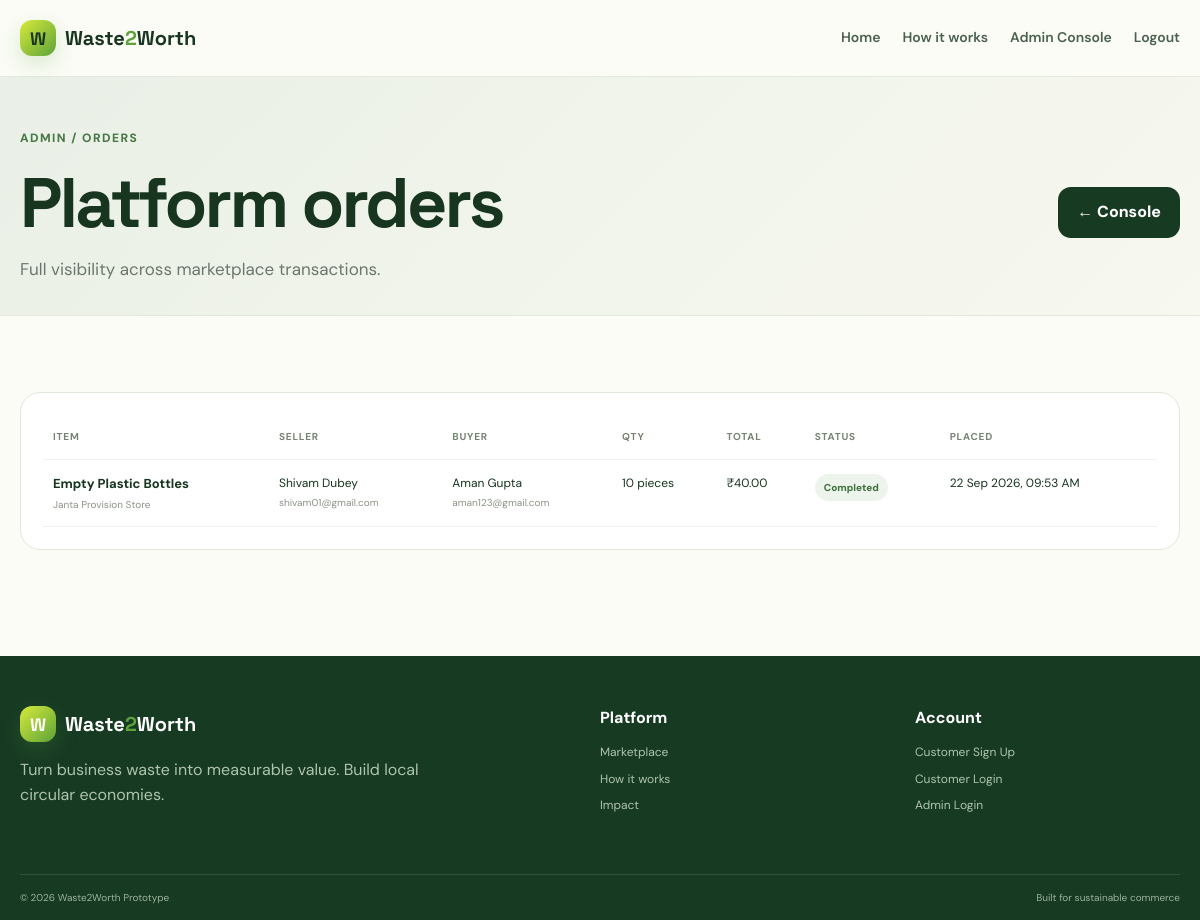
Page /admin/orders (signed in) on the committed database.
### tables this page shows
CREATE TABLE orders (
            id INTEGER PRIMARY KEY AUTOINCREMENT,
            listing_id INTEGER NOT NULL,
            buyer_id INTEGER NOT NULL,
            seller_store_id INTEGER NOT NULL,
            quantity REAL NOT NULL CHECK(quantity > 0),
            total_price REAL NOT NULL CHECK(total_price >= 0),
            status TEXT NOT NULL DEFAULT 'placed',
            created_at TEXT NOT NULL,
            FOREIGN KEY(listing_id) REFERENCES listings(id),
            FOREIGN KEY(buyer_id) REFERENCES users(id),
            FOREIGN KEY(seller_store_id) REFERENCES stores(id)
        );

CREATE TABLE listings (
            id INTEGER PRIMARY KEY AUTOINCREMENT,
            store_id INTEGER NOT NULL,
            item_name TEXT NOT NULL,
            category TEXT NOT NULL,
            about_item TEXT NOT NULL,
            quantity REAL NOT NULL CHECK(quantity > 0),
            unit TEXT NOT NULL,
            price REAL NOT NULL CHECK(price >= 0),
            image_filename TEXT,
            status TEXT NOT NULL DEFAULT 'active',
            created_at TEXT NOT NULL,
            updated_at TEXT NOT NULL,
            FOREIGN KEY(store_id) REFERENCES stores(id) ON DELETE CASCADE
        );

CREATE TABLE stores (
            id INTEGER PRIMARY KEY AUTOINCREMENT,
            user_id INTEGER UNIQUE NOT NULL,
            store_id TEXT UNIQUE NOT NULL,
            store_name TEXT NOT NULL,
            store_type TEXT NOT NULL,
            gst_id TEXT NOT NULL,
            license_no TEXT NOT NULL,
            address TEXT NOT NULL,
            city TEXT NOT NULL,
            pincode TEXT NOT NULL,
            owner_name TEXT NOT NULL,
            phone TEXT NOT NULL,
            created_at TEXT NOT NULL,
            FOREIGN KEY(user_id) REFERENCES users(id) ON DELETE CASCADE
        );

CREATE TABLE users (
            id INTEGER PRIMARY KEY AUTOINCREMENT,
            email TEXT UNIQUE NOT NULL,
            password_hash TEXT NOT NULL,
            name TEXT NOT NULL,
            phone TEXT,
            role TEXT NOT NULL CHECK(role IN ('customer','admin')) DEFAULT 'customer',
            is_blacklisted INTEGER NOT NULL DEFAULT 0,
            blacklist_reason TEXT,
            created_at TEXT NOT NULL
        );

### app.py (the view)
@app.route("/admin/orders")
@admin_required
def admin_orders():
    rows = query_db(
        """
        SELECT o.*, l.item_name, l.unit, s.store_name, s.store_id public_store_id,
               su.name seller_name, su.email seller_email, bu.name buyer_name, bu.email buyer_email
        FROM orders o JOIN listings l ON l.id=o.listing_id JOIN stores s ON s.id=o.seller_store_id
        JOIN users su ON su.id=s.user_id JOIN users bu ON bu.id=o.buyer_id ORDER BY o.created_at DESC
        """
    )
    return render_template("admin_orders.html", orders=rows)

### app.py (called while the page is built)
def get_db() -> sqlite3.Connection:
    if "db" not in g:
        db = sqlite3.connect(app.config["DATABASE"])
        db.row_factory = sqlite3.Row
        db.execute("PRAGMA foreign_keys = ON")
        g.db = db
    return g.db

def query_db(query: str, args=(), one: bool = False):
    cur = get_db().execute(query, args)
    rows = cur.fetchall()
    cur.close()
    if one:
        return rows[0] if rows else None
    return rows

def current_user():
    if "user_id" not in session:
        return None
    user = query_db("SELECT * FROM users WHERE id = ?", (session["user_id"],), one=True)
    return user

def admin_required(fn):
    @wraps(fn)
    def wrapper(*args, **kwargs):
        user = current_user()
        if not user or user["role"] != "admin":
            flash("Admin login required.", "warning")
            return redirect(url_for("admin_login", next=request.path))
        return fn(*args, **kwargs)
    return wrapper

def money(v: float) -> str:
    return f"₹{v:,.2f}"

@app.template_filter("money")
def money_filter(value):
    try:
        return money(float(value))
    except Exception:
        return "₹0.00"

@app.template_filter("datetime_short")
def datetime_short(value: str) -> str:
    try:
        return datetime.fromisoformat(value.replace("Z", "")).strftime("%d %b %Y, %I:%M %p")
    except Exception:
        return value

@app.context_processor
def inject_globals():
    user = current_user()
    store = None
    if user and user["role"] == "customer":
        store = query_db("SELECT * FROM stores WHERE user_id = ?", (user["id"],), one=True)
    return {
        "current_user": user,
        "current_store": store,
        "categories": ["cardboard", "paper", "plastic", "glass", "metal", "textile", "organic", "e-waste", "other"],
        "material_factors": MATERIAL_FACTORS,
    }

### templates/admin_orders.html (shortened to what this page needs)
{% extends 'base.html' %}
{% block content %}
<section class="admin-head"><div class="container page-head-row"><div><span class="eyebrow">Admin / Orders</span><h1>Platform orders</h1><p>Full visibility across marketplace transactions.</p></div><a class="btn btn-dark" href="{{ url_for('admin_dashboard') }}">← Console</a></div></section>
<section class="container section"><div class="panel"><div class="table-wrap"><table><thead><tr><th>Item</th><th>Seller</th><th>Buyer</th><th>Qty</th><th>Total</th><th>Status</th><th>Placed</th></tr></thead><tbody>{% for o in orders %}<tr><td><strong>{{ o.item_name }}</strong><small>{{ o.store_name }}</small></td><td>{{ o.seller_name }}<small>{{ o.seller_email }}</small></td><td>{{ o.buyer_name }}<small>{{ o.buyer_email }}</small></td><td>{{ '%g'|format(o.quantity) }} {{ o.unit }}</td><td>{{ o.total_price|money }}</td><td><span class="status {{ o.status }}">{{ o.status|title }}</span></td><td>{{ o.created_at|datetime_short }}</td></tr>{% else %}<tr><td colspan="7">No orders yet.</td></tr>{% endfor %}</tbody></table></div></div></section>
{% endblock %}

### static/css/style.css (style rules this page uses)
:root { --ink:#17351f;--muted:#6b776e;--paper:#fbfcf6;--card:#fff;--line:#dfe8d9;--leaf:#2f7d32;--leaf2:#5da33a;--lime:#d7ea39;--yellow:#f2df55;--deep:#173a23;--danger:#bd3b2f;--shadow:0 18px 50px rgba(27,64,35,.10);--radius:22px }
* { box-sizing:border-box }
html { scroll-behavior:smooth }
body { margin:0;background:var(--paper);color:var(--ink);font-family:"DM Sans",sans-serif;line-height:1.55 }
a { color:inherit;text-decoration:none }
.container { width:min(1160px,calc(100% - 36px));margin:0 auto }
.eyebrow { display:inline-flex;align-items:center;gap:8px;color:#477846;font-size:12px;font-weight:800;letter-spacing:.12em;text-transform:uppercase }
.hero h1,.page-hero h1,.page-head h1,.auth-side h1,.detail-content h1,.admin-head h1 { font:700 clamp(40px,6vw,70px)/1.03 "Space Grotesk",sans-serif;letter-spacing:-.04em;margin:17px 0 }
.btn { display:inline-flex;align-items:center;justify-content:center;border:1px solid transparent;border-radius:13px;padding:12px 18px;font-weight:800;transition:.2s transform,.2s box-shadow,.2s background }
.btn-dark { background:var(--deep);color:#fff }
.section { padding:76px 0 }
.section-head,.page-head-row,.panel-head { display:flex;align-items:center;justify-content:space-between;gap:20px }
.page-hero p,.page-head p,.admin-head p { max-width:720px;color:var(--muted);font-size:17px }
.page-head,.admin-head { padding:48px 0 16px }
.panel { background:#fff;border:1px solid var(--line);border-radius:20px;padding:22px }
.table-wrap { overflow-x:auto }
table { width:100%;border-collapse:collapse;min-width:700px }
th,td { text-align:left;padding:14px 10px;border-bottom:1px solid #edf1ea;font-size:12px;vertical-align:top }
th { color:#778473;text-transform:uppercase;letter-spacing:.08em;font-size:10px }
td strong { display:block;font-size:13px }
td small { display:block;color:#8a9486;margin-top:3px }
.status { display:inline-flex;border-radius:999px;padding:6px 9px;background:#edf4eb;color:#3e713f;font-weight:800;font-size:10px;text-transform:capitalize }
.admin-head { background:linear-gradient(135deg,#eaf0e7,#f7f8ef);border-bottom:1px solid var(--line) }

### rows in the picture
orders: item_name "Empty Plastic Bottles", store_name "Janta Provision Store", seller_name "Shivam Dubey", seller_email "shivam01@gmail.com", buyer_name "Aman Gupta", buyer_email "aman123@gmail.com", quantity "10", unit "pieces", total_price "₹40.00", status "Completed", created_at "22 Sep 2026, 09:53 AM"
